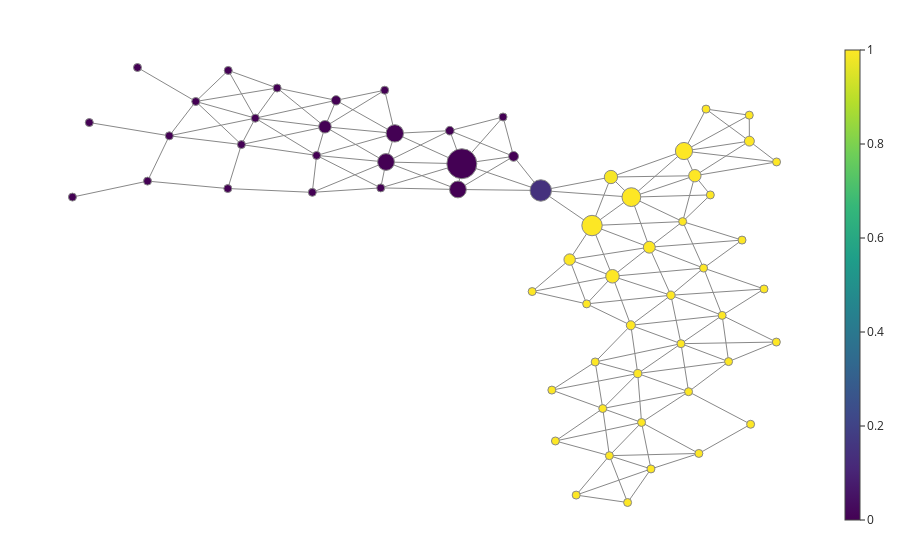

The cell this chart's notebook holds for it:
### Code cell
fig = plot_static_mapper_graph(pipe, X, layout_dim=2, color_data = color_code_fault_mode, node_scale = 30)
fig.show(config={'scrollZoom': True})

### Figure 1 — Plotly figure (JSON) as saved in the notebook; plotly's stock layout.template omitted (floating-point values rounded to 4 significant figures; data arrays with more than 128 entries replaced by an {"elided": "..."} marker saying what was removed)
{"data": [{"hoverinfo": "none", "line": {"color": "#888", "width": 1}, "mode": "lines", "name": "edge_trace", "type": "scatter", "uid": "8610b331-bbf5-4890-be7e-8e195adf8b15", "x": {"elided": "483 float values"}, "y": {"elided": "483 float values"}}, {"hoverinfo": "text", "hovertext": ["Node ID: 0<br>Pullback set label: 4<br>Partial cluster label: 0<br>Node size: 3906<br>Summary statistic: 1.0", "Node ID: 1<br>Pullback set label: 7<br>Partial cluster label: 0<br>Node size: 2347<br>Summary statistic: 0.988", "Node ID: 2<br>Pullback set label: 5<br>Partial cluster label: 0<br>Node size: 2039<br>Summary statistic: 1.0", "Node ID: 3<br>Pullback set label: 8<br>Partial cluster label: 0<br>Node size: 4691<br>Summary statistic: 1.0", "Node ID: 4<br>Pullback set label: 9<br>Partial cluster label: 0<br>Node size: 559<br>Summary statistic: 1.0", "Node ID: 5<br>Pullback set label: 14<br>Partial cluster label: 0<br>Node size: 5533<br>Summary statistic: 0.999", "Node ID: 6<br>Pullback set label: 15<br>Partial cluster label: 0<br>Node size: 1874<br>Summary statistic: 1.0", "Node ID: 7<br>Pullback set label: 22<br>Partial cluster label: 0<br>Node size: 2439<br>Summary statistic: 1.0", "Node ID: 8<br>Pullback set label: 16<br>Partial cluster label: 0<br>Node size: 250<br>Summary statistic: 1.0", "Node ID: 9<br>Pullback set label: 23<br>Partial cluster label: 0<br>Node size: 947<br>Summary statistic: 1.0", "Node ID: 10<br>Pullback set label: 32<br>Partial cluster label: 0<br>Node size: 1091<br>Summary statistic: 1.0", "Node ID: 11<br>Pullback set label: 33<br>Partial cluster label: 0<br>Node size: 505<br>Summary statistic: 1.0", "Node ID: 12<br>Pullback set label: 40<br>Partial cluster label: 0<br>Node size: 874<br>Summary statistic: 1.0", "Node ID: 13<br>Pullback set label: 41<br>Partial cluster label: 0<br>Node size: 331<br>Summary statistic: 1.0", "Node ID: 14<br>Pullback set label: 49<br>Partial cluster label: 0<br>Node size: 630<br>Summary statistic: 1.0", "Node ID: 15<br>Pullback set label: 56<br>Partial cluster label: 0<br>Node size: 540<br>Summary statistic: 1.0", "Node ID: 16<br>Pullback set label: 57<br>Partial cluster label: 0<br>Node size: 138<br>Summary statistic: 1.0", "Node ID: 17<br>Pullback set label: 13<br>Partial cluster label: 0<br>Node size: 6094<br>Summary statistic: 0.143", "Node ID: 18<br>Pullback set label: 12<br>Partial cluster label: 0<br>Node size: 1289<br>Summary statistic: 0", "Node ID: 19<br>Pullback set label: 19<br>Partial cluster label: 0<br>Node size: 11938<br>Summary statistic: 0", "Node ID: 20<br>Pullback set label: 20<br>Partial cluster label: 0<br>Node size: 3737<br>Summary statistic: 0", "Node ID: 21<br>Pullback set label: 28<br>Partial cluster label: 0<br>Node size: 3751<br>Summary statistic: 0", "Node ID: 22<br>Pullback set label: 27<br>Partial cluster label: 0<br>Node size: 4036<br>Summary statistic: 0", "Node ID: 23<br>Pullback set label: 36<br>Partial cluster label: 0<br>Node size: 2089<br>Summary statistic: 0", "Node ID: 24<br>Pullback set label: 35<br>Partial cluster label: 0<br>Node size: 1170<br>Summary statistic: 0", "Node ID: 25<br>Pullback set label: 43<br>Partial cluster label: 0<br>Node size: 301<br>Summary statistic: 0", "Node ID: 26<br>Pullback set label: 21<br>Partial cluster label: 0<br>Node size: 1728<br>Summary statistic: 1.0", "Node ID: 27<br>Pullback set label: 31<br>Partial cluster label: 0<br>Node size: 652<br>Summary statistic: 1.0", "Node ID: 28<br>Pullback set label: 39<br>Partial cluster label: 0<br>Node size: 665<br>Summary statistic: 1.0", "Node ID: 29<br>Pullback set label: 48<br>Partial cluster label: 0<br>Node size: 657<br>Summary statistic: 1.0", "Node ID: 30<br>Pullback set label: 37<br>Partial cluster label: 0<br>Node size: 542<br>Summary statistic: 0", "Node ID: 31<br>Pullback set label: 45<br>Partial cluster label: 0<br>Node size: 189<br>Summary statistic: 0", "Node ID: 32<br>Pullback set label: 44<br>Partial cluster label: 0<br>Node size: 691<br>Summary statistic: 0", "Node ID: 33<br>Pullback set label: 52<br>Partial cluster label: 0<br>Node size: 141<br>Summary statistic: 0", "Node ID: 34<br>Pullback set label: 53<br>Partial cluster label: 0<br>Node size: 79<br>Summary statistic: 0", "Node ID: 35<br>Pullback set label: 18<br>Partial cluster label: 0<br>Node size: 992<br>Summary statistic: 0", "Node ID: 36<br>Pullback set label: 50<br>Partial cluster label: 0<br>Node size: 126<br>Summary statistic: 1.0", "Node ID: 37<br>Pullback set label: 1<br>Partial cluster label: 0<br>Node size: 1303<br>Summary statistic: 1.0", "Node ID: 38<br>Pullback set label: 3<br>Partial cluster label: 0<br>Node size: 76<br>Summary statistic: 1.0", "Node ID: 39<br>Pullback set label: 26<br>Partial cluster label: 0<br>Node size: 301<br>Summary statistic: 0", "Node ID: 40<br>Pullback set label: 61<br>Partial cluster label: 0<br>Node size: 69<br>Summary statistic: 1.0", "Node ID: 41<br>Pullback set label: 62<br>Partial cluster label: 0<br>Node size: 30<br>Summary statistic: 1.0", "Node ID: 42<br>Pullback set label: 47<br>Partial cluster label: 0<br>Node size: 29<br>Summary statistic: 1.0", "Node ID: 43<br>Pullback set label: 55<br>Partial cluster label: 0<br>Node size: 100<br>Summary statistic: 1.0", "Node ID: 44<br>Pullback set label: 24<br>Partial cluster label: 0<br>Node size: 95<br>Summary statistic: 1.0", "Node ID: 45<br>Pullback set label: 51<br>Partial cluster label: -1<br>Node size: 1<br>Summary statistic: 0", "Node ID: 46<br>Pullback set label: 29<br>Partial cluster label: 0<br>Node size: 169<br>Summary statistic: 0", "Node ID: 47<br>Pullback set label: 38<br>Partial cluster label: 0<br>Node size: 62<br>Summary statistic: 0", "Node ID: 48<br>Pullback set label: 54<br>Partial cluster label: 0<br>Node size: 13<br>Summary statistic: 0", "Node ID: 49<br>Pullback set label: 0<br>Partial cluster label: 0<br>Node size: 187<br>Summary statistic: 1.0", "Node ID: 50<br>Pullback set label: 34<br>Partial cluster label: 0<br>Node size: 50<br>Summary statistic: 1.0", "Node ID: 51<br>Pullback set label: 42<br>Partial cluster label: 0<br>Node size: 30<br>Summary statistic: 1.0", "Node ID: 52<br>Pullback set label: 2<br>Partial cluster label: 0<br>Node size: 45<br>Summary statistic: 1.0", "Node ID: 53<br>Pullback set label: 6<br>Partial cluster label: 0<br>Node size: 15<br>Summary statistic: 1.0", "Node ID: 54<br>Pullback set label: 10<br>Partial cluster label: 0<br>Node size: 7<br>Summary statistic: 1.0", "Node ID: 55<br>Pullback set label: 17<br>Partial cluster label: -1<br>Node size: 2<br>Summary statistic: 1.0", "Node ID: 56<br>Pullback set label: 25<br>Partial cluster label: -1<br>Node size: 3<br>Summary statistic: 1.0", "Node ID: 57<br>Pullback set label: 46<br>Partial cluster label: 0<br>Node size: 21<br>Summary statistic: 0", "Node ID: 58<br>Pullback set label: 59<br>Partial cluster label: 0<br>Node size: 8<br>Summary statistic: 0", "Node ID: 59<br>Pullback set label: 58<br>Partial cluster label: -1<br>Node size: 1<br>Summary statistic: 0", "Node ID: 60<br>Pullback set label: 11<br>Partial cluster label: -1<br>Node size: 1<br>Summary statistic: 0", "Node ID: 61<br>Pullback set label: 60<br>Partial cluster label: -1<br>Node size: 3<br>Summary statistic: 0", "Node ID: 62<br>Pullback set label: 30<br>Partial cluster label: -1<br>Node size: 1<br>Summary statistic: 1.0"], "marker": {"color": [1, 0.9885, 1, 1, 1, 0.9986, 1, 1, 1, 1, 1, 1, 1, 1, 1, 1, 1, 0.1429, 0, 0, 0, 0, 0, 0, 0, 0, 1, 1, 1, 1, 0, 0, 0, 0, 0, 0, 1, 1, 1, 0, 1, 1, 1, 1, 1, 0, 0, 0, 0, 1, 1, 1, 1, 1, 1, 1, 1, 0, 0, 0, 0, 0, 1], "colorbar": {"thickness": 15, "title": {"side": "right", "text": ""}, "xanchor": "left"}, "colorscale": [[0, "#440154"], [0.1111, "#482878"], [0.2222, "#3e4989"], [0.3333, "#31688e"], [0.4444, "#26828e"], [0.5556, "#1f9e89"], [0.6667, "#35b779"], [0.7778, "#6ece58"], [0.8889, "#b5de2b"], [1, "#fde725"]], "line": {"color": "#888", "width": 1}, "opacity": 1, "reversescale": false, "showscale": true, "size": [3906, 2347, 2039, 4691, 559, 5533, 1874, 2439, 250, 947, 1091, 505, 874, 331, 630, 540, 138, 6094, 1289, 11938, 3737, 3751, 4036, 2089, 1170, 301, 1728, 652, 665, 657, 542, 189, 691, 141, 79, 992, 126, 1303, 76, 301, 69, 30, 29, 100, 95, 1, 169, 62, 13, 187, 50, 30, 45, 15, 7, 2, 3, 21, 8, 1, 1, 3, 1], "sizemin": 4, "sizemode": "area", "sizeref": 26.53}, "mode": "markers", "name": "node_trace", "type": "scatter", "uid": "a305cbb7-7727-40f7-969e-e621058cbdc4", "x": [1.438, 0.8258, 1.53, 0.9972, 1.427, 0.6672, 1.148, 0.8387, 1.603, 1.329, 0.9927, 1.413, 1.051, 1.477, 1.083, 0.8128, 1.161, 0.2372, 0.009086, -0.4249, -0.4576, -1.061, -0.9868, -1.573, -1.48, -1.974, 0.4795, 0.6222, 0.6938, 0.7572, -1.643, -2.274, -2.157, -2.656, -2.878, -0.5259, 1.563, 1.987, 1.986, -1.072, 0.5342, 0.9655, 0.3301, 0.3602, 1.759, -2.384, -1.105, -1.679, -3.061, 1.623, 1.813, 1.997, 2.215, 1.66, 1.925, 2.11, 2.213, -2.388, -3.549, -3.145, -0.07919, -3.691, 0.165], "y": [2.031, 1.641, 1.66, 1.339, 0.9714, 0.9118, 0.5864, 0.15, 0.2733, -0.135, -0.5862, -0.8624, -1.311, -1.583, -2.046, -2.545, -2.744, 1.439, 1.951, 1.84, 1.454, 1.866, 2.296, 2.396, 2.793, 2.978, 0.4009, -0.2646, -1.137, -1.837, 1.965, 2.128, 2.525, 2.775, 2.259, 2.337, -2.511, 2.18, 2.57, 2.945, -3.136, -3.248, -1.559, -2.324, -0.4376, 3.242, 1.477, 1.411, 1.579, 2.661, -1.131, -2.073, 1.867, 1.372, 0.6937, -0.04062, -0.8379, 1.468, 2.459, 3.286, 2.543, 1.339, -0.07933]}], "layout": {"autosize": false, "hovermode": "closest", "margin": {"b": 20, "l": 5, "r": 5, "t": 40}, "showlegend": false, "title": {"text": ""}, "xaxis": {"showgrid": false, "showline": false, "showticklabels": false, "ticks": "", "title": {"text": ""}, "zeroline": false}, "yaxis": {"showgrid": false, "showline": false, "showticklabels": false, "ticks": "", "title": {"text": ""}, "zeroline": false}}}
